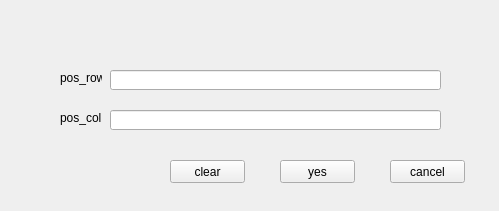
<?xml version="1.0" encoding="UTF-8"?>
<ui version="4.0">
 <class>DialogEdit</class>
 <widget class="BaseDlg" name="DialogEdit">
  <property name="geometry">
   <rect>
    <x>0</x>
    <y>0</y>
    <width>499</width>
    <height>211</height>
   </rect>
  </property>
  <property name="windowTitle">
   <string>DialogEdit</string>
  </property>
  <widget class="QPushButton" name="clearButton">
   <property name="geometry">
    <rect>
     <x>170</x>
     <y>160</y>
     <width>75</width>
     <height>23</height>
    </rect>
   </property>
   <property name="text">
    <string>clear</string>
   </property>
  </widget>
  <widget class="QPushButton" name="yesButton">
   <property name="geometry">
    <rect>
     <x>280</x>
     <y>160</y>
     <width>75</width>
     <height>23</height>
    </rect>
   </property>
   <property name="text">
    <string>yes</string>
   </property>
  </widget>
  <widget class="QPushButton" name="cancelButton">
   <property name="geometry">
    <rect>
     <x>390</x>
     <y>160</y>
     <width>75</width>
     <height>23</height>
    </rect>
   </property>
   <property name="text">
    <string>cancel</string>
   </property>
  </widget>
  <widget class="QLabel" name="label_2">
   <property name="geometry">
    <rect>
     <x>60</x>
     <y>110</y>
     <width>42</width>
     <height>16</height>
    </rect>
   </property>
   <property name="text">
    <string>pos_col</string>
   </property>
  </widget>
  <widget class="QLineEdit" name="pos">
   <property name="geometry">
    <rect>
     <x>110</x>
     <y>110</y>
     <width>331</width>
     <height>20</height>
    </rect>
   </property>
  </widget>
  <widget class="QLabel" name="label">
   <property name="geometry">
    <rect>
     <x>60</x>
     <y>70</y>
     <width>42</width>
     <height>16</height>
    </rect>
   </property>
   <property name="text">
    <string>pos_row</string>
   </property>
  </widget>
  <widget class="QLineEdit" name="rack">
   <property name="geometry">
    <rect>
     <x>110</x>
     <y>70</y>
     <width>331</width>
     <height>20</height>
    </rect>
   </property>
  </widget>
 </widget>
 <layoutdefault spacing="6" margin="11"/>
 <customwidgets>
  <customwidget>
   <class>BaseDlg</class>
   <extends>QWidget</extends>
   <header>shared/basedlg.h</header>
   <container>1</container>
  </customwidget>
 </customwidgets>
 <resources/>
 <connections/>
</ui>
